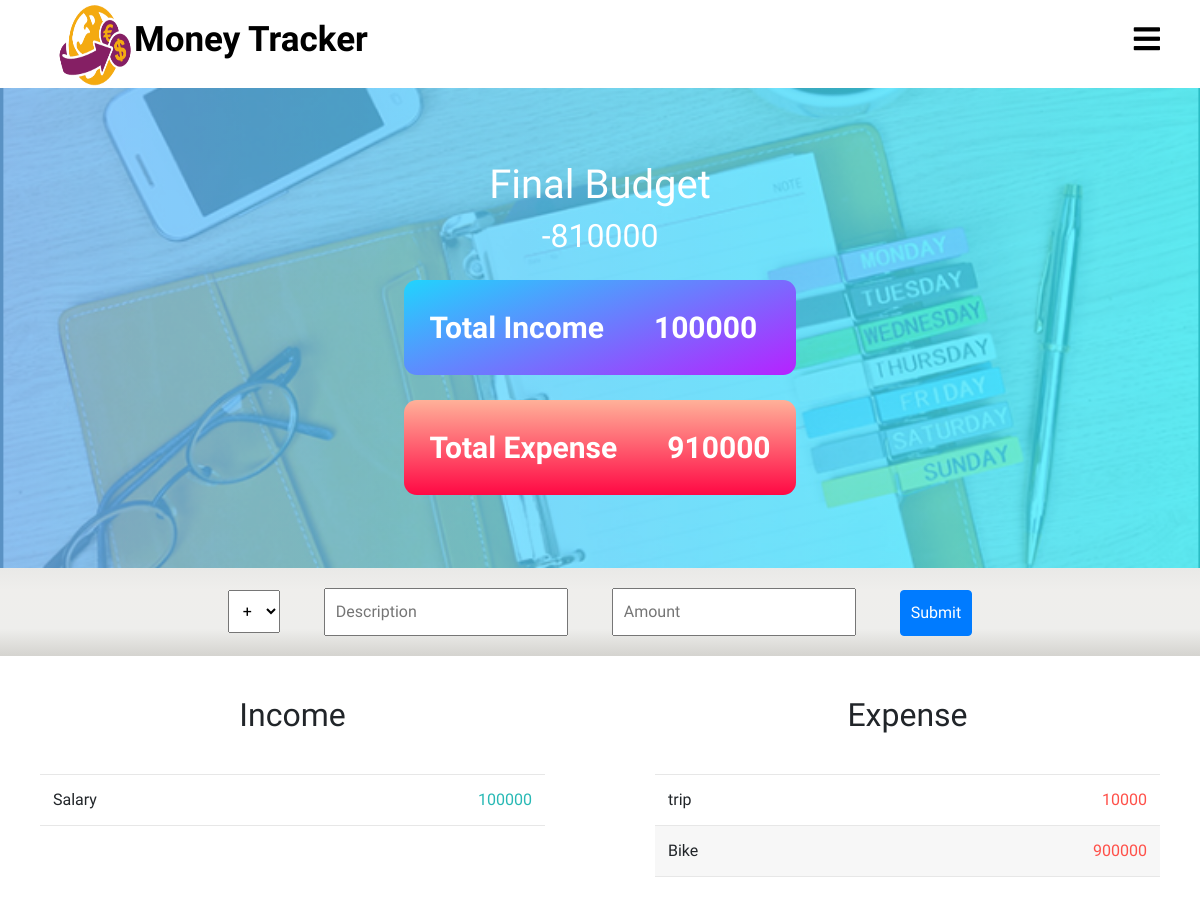
Page /splitter/personal_budget/ (signed in) on the earlier database version.
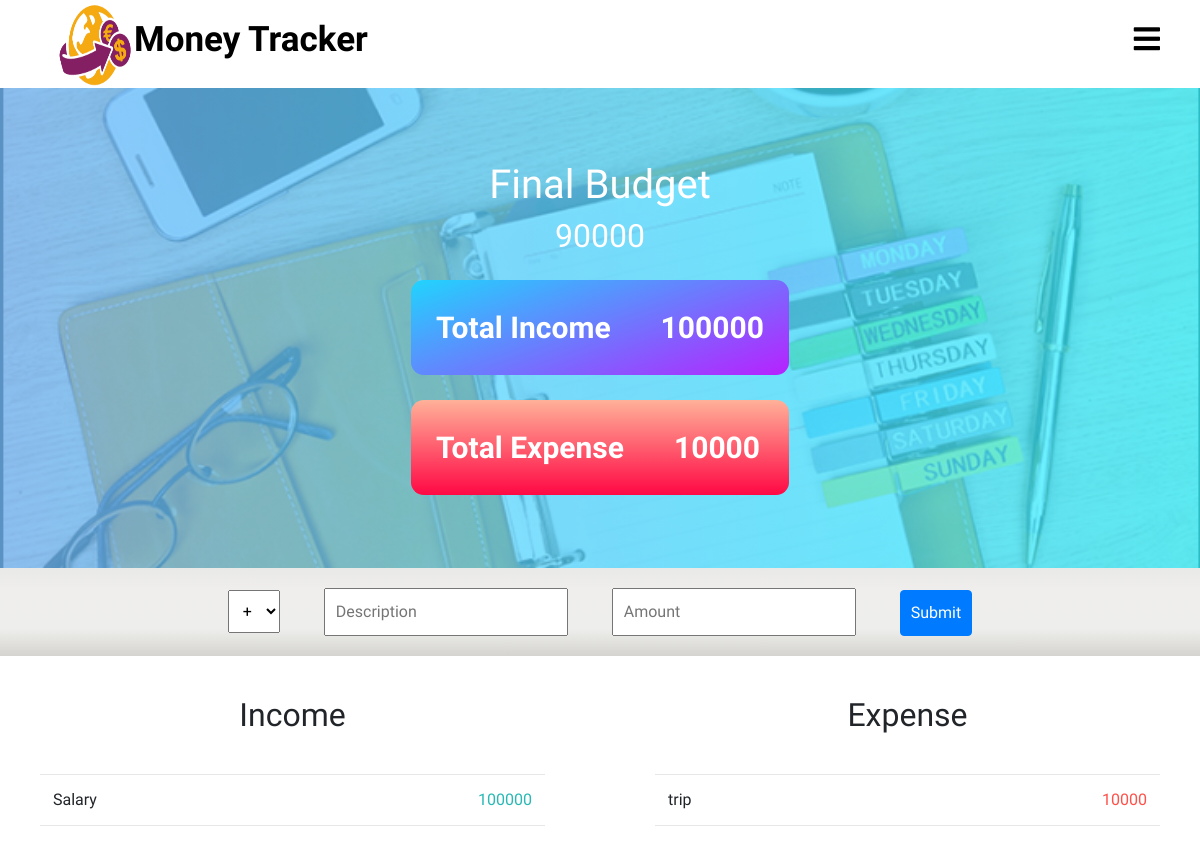
Same page on the later database version.
### splitter/models.py (models this page shows, shortened)
class Personal_income(models.Model):
    user = models.ForeignKey(User,on_delete = models.CASCADE)
    description = models.CharField(max_length = 250)
    amount = models.IntegerField()

class Personal_expense(models.Model):
    user = models.ForeignKey(User,on_delete = models.CASCADE)
    description = models.CharField(max_length = 250)
    amount = models.IntegerField()

### splitter/views.py (the view)
# urls.py: path('personal_budget/',views.personal_budget,name="personal_budget"),
def personal_budget(request):
    qs_inc = Personal_income.objects.filter(user = request.user)
    qs_exp = Personal_expense.objects.filter(user = request.user)
    total_inc = sum([x.amount for x in qs_inc])
    total_exp = sum([x.amount for x in qs_exp])
    total_budget = total_inc - total_exp
    context = {
        'incomes': qs_inc,
        'expenses': qs_exp,
        'total_income': total_inc,
        'total_expenses': total_exp,
        'total_bud': total_budget,
    }
    template = 'splitter/personal_budget.html'
    return render(request, template, context)

### templates/splitter/personal_budget.html (shortened to what this page needs)
{% extends 'splitter/base.html' %}
{% load static %}
{% block css %}
    <link rel="stylesheet" href="{% static 'css/personal_budget.css' %}">
{% endblock %}
{% block content %}
<div class="budget-top">
  <img class="budget-top-background" src="{% static 'images/personal_budget_background.PNG' %}">
  <div class="show-budget">
    <h1>Final Budget</h1>
    <h2>{{ total_bud }}</h2>
    <div class="income-box">
      <p>Total Income</p>
      <p>{{ total_income }}</p>
    </div>
    <div class="expense-box">
      <p>Total Expense</p>
      <p>{{ total_expenses }}</p>
    </div>
  </div>
</div>
<div class="budget-form">
  <form action="{% url 'splitter:add_personal_budget' %}" method="post">
    <select id="type" name="type" class="form-inputs">
        <option value="inc">+</option>
    </select>
    <input type="text" name="description" placeholder="Description" class="form-inputs">
    <input type="text" name="amount" placeholder="Amount" class="form-inputs">
    <input type="submit" class="form-inputs btn btn-primary">
  </form>
</div>
<div class="budget-bottom">
  <div class="row">
      <div class="col-md-6 col-sm-12">
        <h2>Income</h2>
        <div class="budget-info-list income">
          {% for income in incomes %}
          <div class="item clearfix">
            <div class="item__description">{{ income.description }}</div>
              <div class="right clearfix">
                  <div class="item__value">{{ income.amount }}</div>
              </div>
         </div>
          {% endfor %}
        </div>
      </div>
      <div class="col-md-6 col-sm-12">
        <h2>Expense</h2>
        <div class="budget-info-list expenses">
          {% for expense in expenses %}
          <div class="item clearfix">
            <div class="item__description">{{ expense.description }}</div>
              <div class="right clearfix">
                  <div class="item__value">{{ expense.amount }}</div>
              </div>
        </div>
          {% endfor %}
        </div>
      </div>
  </div>
</div>
{% endblock %}

Differences in the rows shown:
removed Personal_expense: description "Bike", amount "900000"
Other differences:
{{ total_bud }}: "-810000" → "90000"
{{ total_expenses }}: "910000" → "10000"
